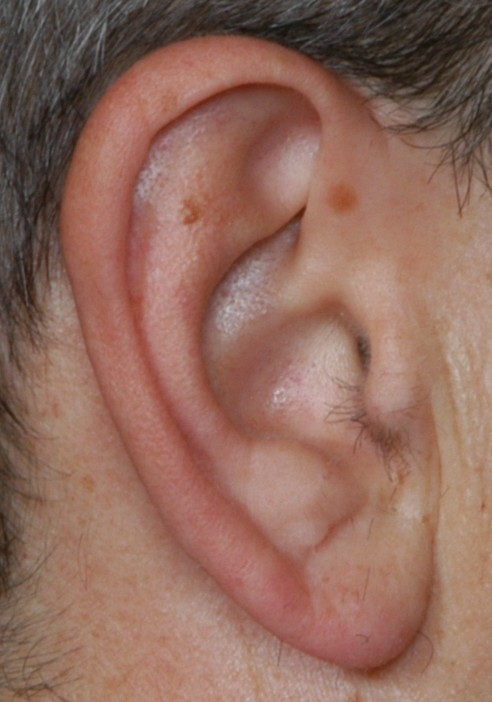
#> input picture Dataset-CVLOO/TestDataSet1/000_zoom_ear.jpg, 492 x 702 px
$ python -i lbp_lda.py   (imports and definitions only)
#> lines starting #> are read from the running program, lines starting #| are printed output that depends on the picture
### LocalBinaryPatterns/lbp_algorithm.py
import cv2
import numpy as np
from skimage import feature


class LocalBinaryPatterns:
    def __init__(self, numPoints, radius):
        self.numPoints = numPoints
        self.radius = radius

    def describe(self, image):
        lbp = feature.local_binary_pattern(image, self.numPoints,
            self.radius)

        (hist, _) = np.histogram(lbp.flatten(),
            bins = np.arange(0, 256),
            range=(0, 255))
        return hist

### LocalBinaryPatterns/lbp_lda.py
import numpy as np
import cv2
import os
from lbp_algorithm import LocalBinaryPatterns
from sklearn.discriminant_analysis import LinearDiscriminantAnalysis

def calculateHist(imagePath):
    print(f'Investigating {imagePath}')
    image = cv2.imread(imagePath)
#> image is the input picture: shape (702, 492, 3); mean B, G, R 93, 106.2, 145.4
    gray = cv2.cvtColor(image, cv2.COLOR_BGR2GRAY)
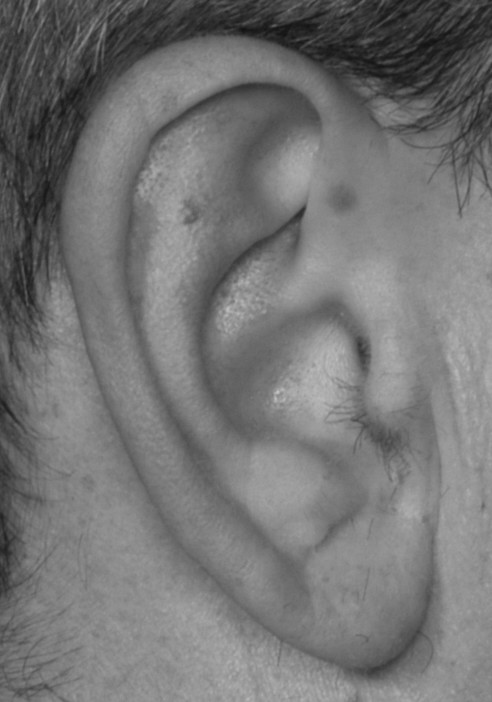
#> gray: shape (702, 492); min 17, max 196, mean 116.4
    hist = lbp.describe(gray)
#> in describe, `lbp = feature.local_binary_pattern(image, self.numPoints, self.radius)`:
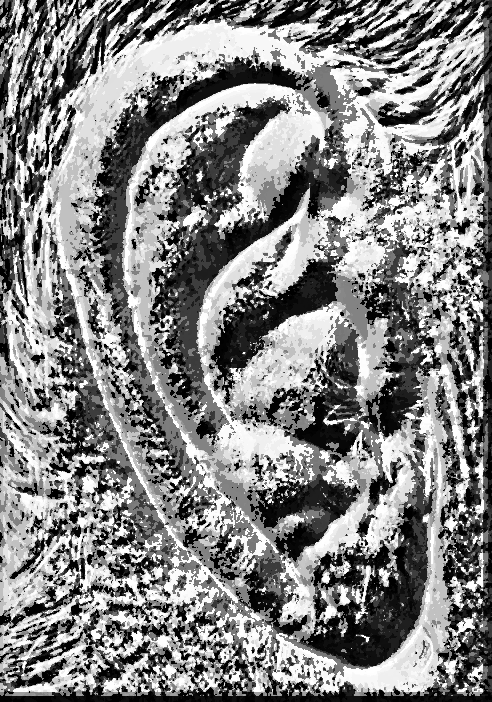
#> lbp: shape (702, 492) float64; min 0, max 1023, mean 531.1; drawn with min black and max white
#> in describe, `(hist, _) = np.histogram(lbp.flatten(), bins = np.arange(0, 256), rang..`: hist = 255 values, max 17816 at index 0, min 6 at index 169, mean 455.8
    namePath = imagePath.split(os.path.sep)[3]
    label = namePath.split('_')[0]
    labels.append(label)
    data.append(hist)

lbp = LocalBinaryPatterns(10, 10)
data = []
labels = []

dirName = '../Dataset-CVLOO/CroppedTrainingDataSet1'
# [1 line that did not run here, left out]
# [5 lines not run here, left out]

lda = LinearDiscriminantAnalysis()
# [1 line not run here, left out]

dirName = "../Dataset-CVLOO/TestDataSet1"
imagesPaths = os.listdir(dirName)
# [1 line not run here, left out]

predictions = []
# [13 lines not run here, left out]
    # cv2.waitKey(0)

recognised = 0
# see results
# [4 lines not run here, left out]

percentage = recognised/50 * 100
# [1 line not run here, left out]

>>> result = calculateHist('../Dataset-CVLOO/TestDataSet1/000_zoom_ear.jpg')

$ run again, on Dataset-CVLOO/TestDataSet1/029_zoom_ear.jpg
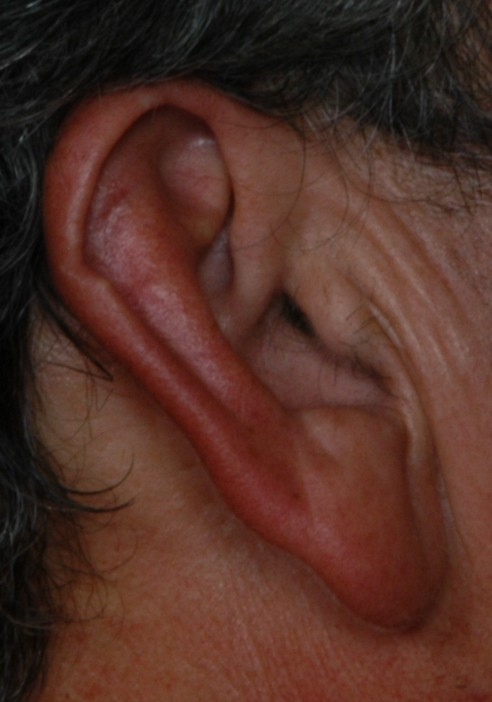
#> input picture Dataset-CVLOO/TestDataSet1/029_zoom_ear.jpg, 492 x 702 px
#> in calculateHist, image is the input picture: shape (702, 492, 3); mean B, G, R 38.5, 47.9, 81.8
#> in calculateHist, `gray = cv2.cvtColor(image, cv2.COLOR_BGR2GRAY)`:
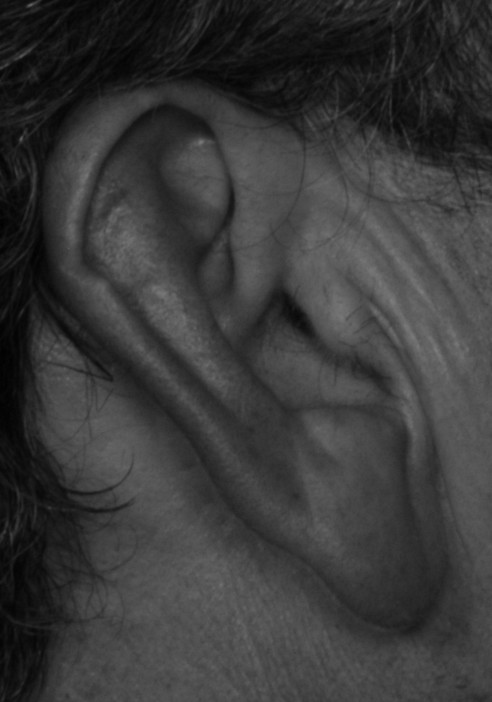
#> gray: shape (702, 492); min 0, max 126, mean 57
#> in describe, `lbp = feature.local_binary_pattern(image, self.numPoints, self.radius)`:
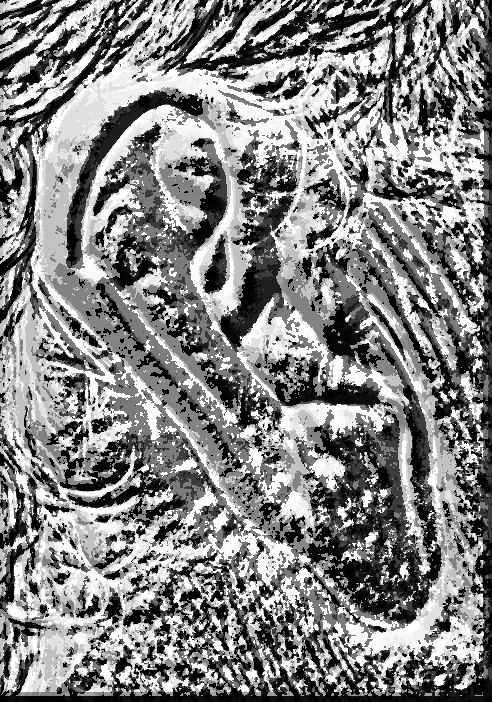
#> lbp: shape (702, 492) float64; min 0, max 1023, mean 531.5; drawn with min black and max white
#> in describe, `(hist, _) = np.histogram(lbp.flatten(), bins = np.arange(0, 256), rang..`: hist = 255 values, max 19238 at index 0, min 19 at index 149, mean 420.7

$ run again, on Dataset-CVLOO/TestDataSet1/033_zoom_ear.jpg
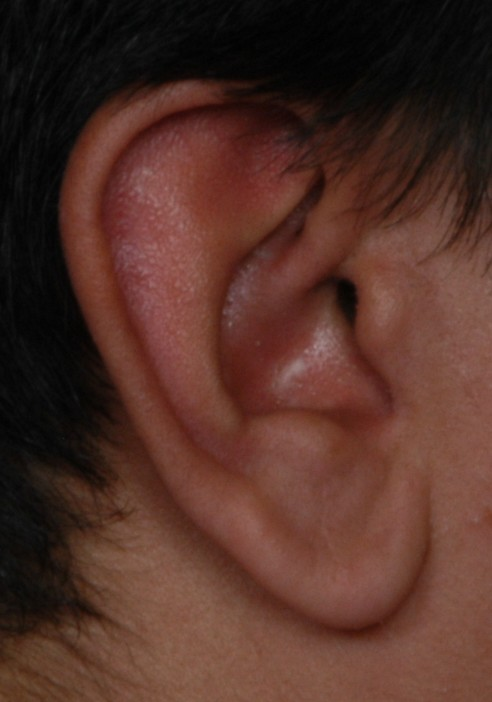
#> input picture Dataset-CVLOO/TestDataSet1/033_zoom_ear.jpg, 492 x 702 px
#> in calculateHist, image is the input picture: shape (702, 492, 3); mean B, G, R 39.7, 48.7, 81.8
#> in calculateHist, `gray = cv2.cvtColor(image, cv2.COLOR_BGR2GRAY)`:
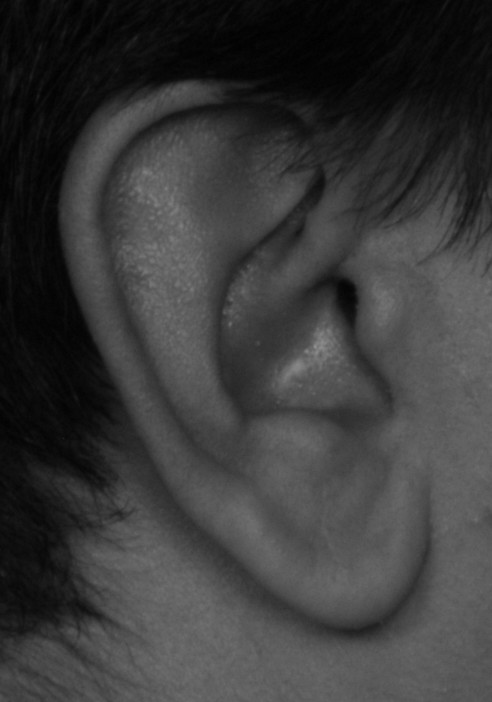
#> gray: shape (702, 492); min 0, max 145, mean 57.6
#> in describe, `lbp = feature.local_binary_pattern(image, self.numPoints, self.radius)`:
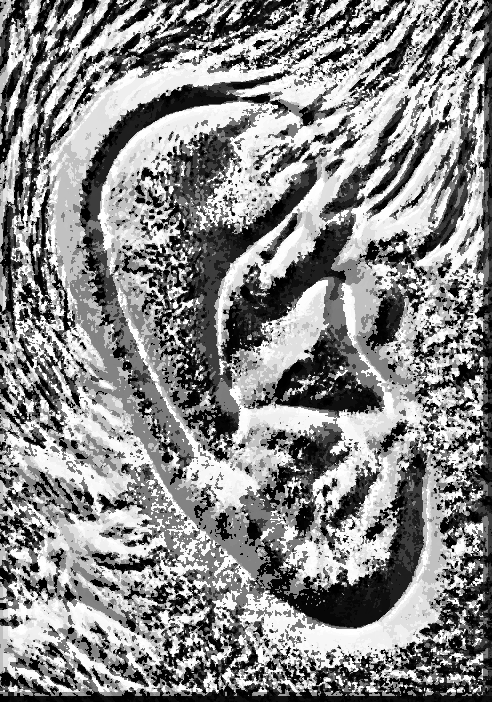
#> lbp: shape (702, 492) float64; min 0, max 1023, mean 550.9; drawn with min black and max white
#> in describe, `(hist, _) = np.histogram(lbp.flatten(), bins = np.arange(0, 256), rang..`: hist = 255 values, max 17840 at index 0, min 14 at index 149, mean 427.4

$ run again, on Dataset-CVLOO/TestDataSet1/039_zoom_ear.jpg
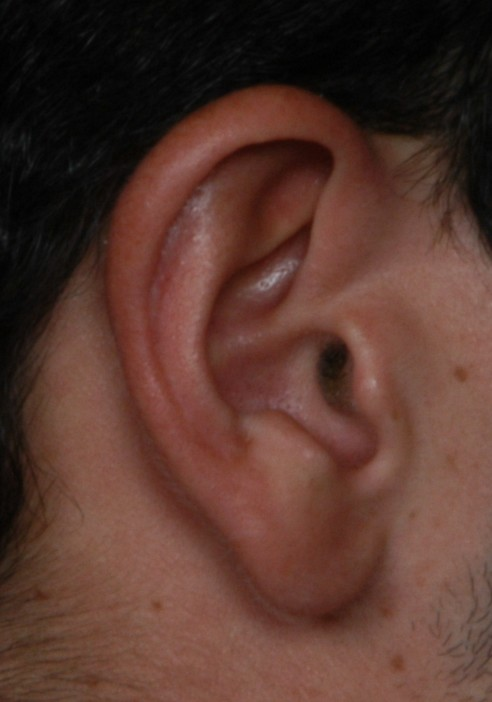
#> input picture Dataset-CVLOO/TestDataSet1/039_zoom_ear.jpg, 492 x 702 px
#> in calculateHist, image is the input picture: shape (702, 492, 3); mean B, G, R 46.4, 55.6, 87.7
#> in calculateHist, `gray = cv2.cvtColor(image, cv2.COLOR_BGR2GRAY)`:
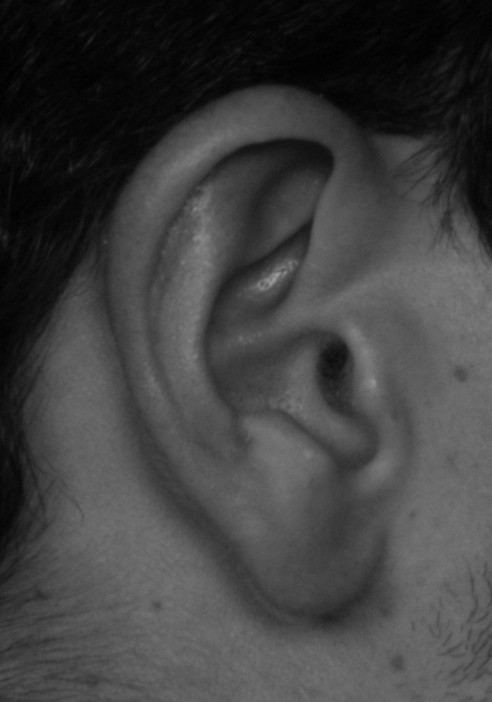
#> gray: shape (702, 492); min 0, max 157, mean 64.2
#> in describe, `lbp = feature.local_binary_pattern(image, self.numPoints, self.radius)`:
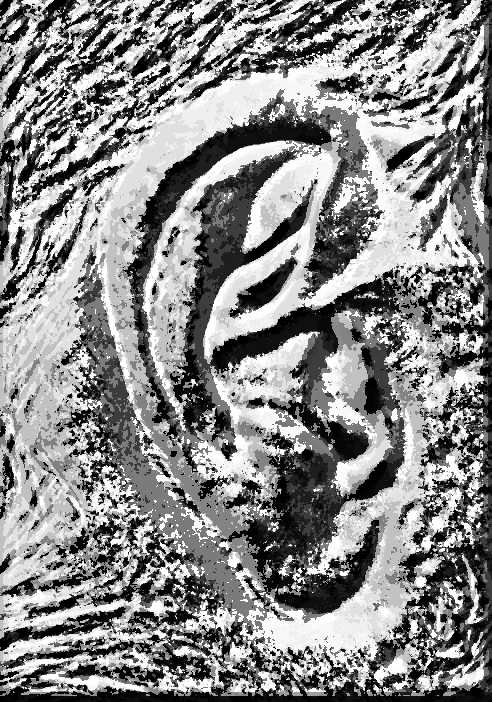
#> lbp: shape (702, 492) float64; min 0, max 1023, mean 547.3; drawn with min black and max white
#> in describe, `(hist, _) = np.histogram(lbp.flatten(), bins = np.arange(0, 256), rang..`: hist = 255 values, max 16497 at index 0, min 15 at index 149, mean 442.5
